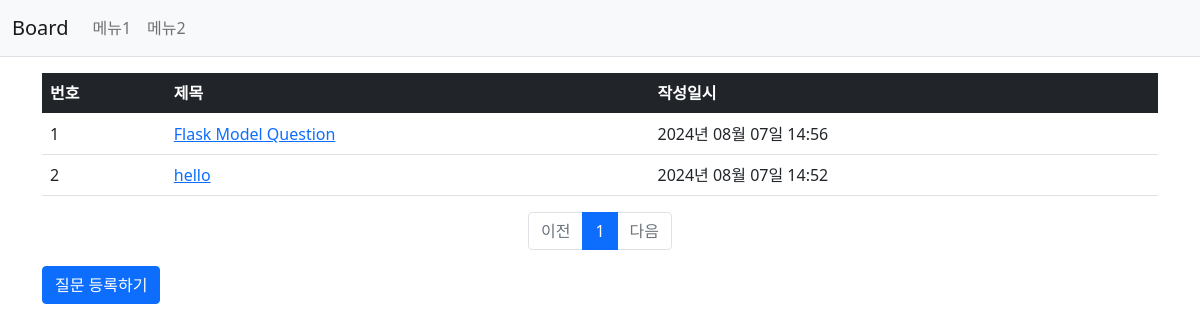
/question/list/, run on an earlier commit of the app's database.
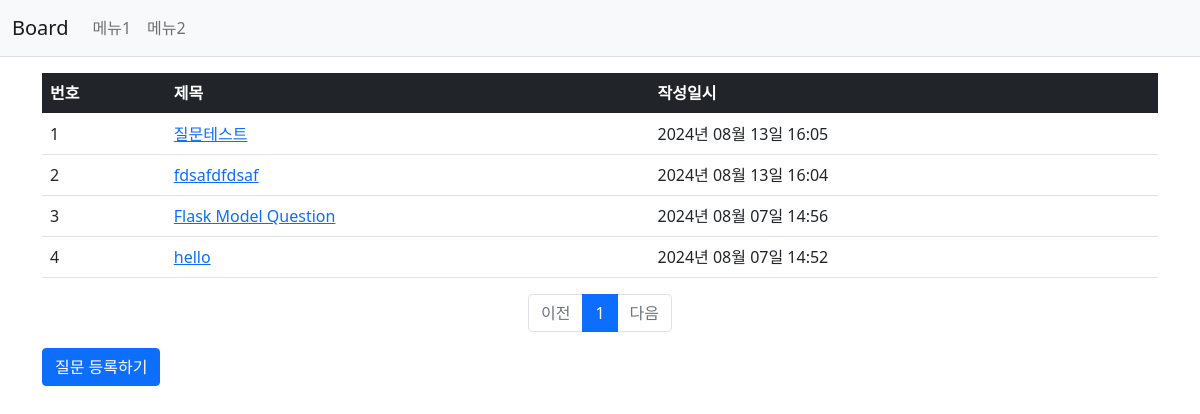
And on a later commit of the database.
### Board/models.py (models this page shows)
class Question(db.Model):
    id = db.Column(db.Integer, primary_key = True)
    subject = db.Column(db.String(200), nullable=False)
    content = db.Column(db.Text(), nullable=False)
    create_date = db.Column(db.DateTime(), nullable=False)
    modify_date = db.Column(db.DateTime(), nullable=True)

### Board/views/question_views.py (the view)
@bp.route('/list/')
def _list():
    page = request.args.get('page', type=int, default=1)
    question_list = Question.query.order_by(Question.create_date.desc())
    question_list = question_list.paginate(page=page, per_page=10)
    return render_template('question/question_list.html', question_list=question_list)

### Board/filter.py (called while the page is built)
def format_datetime(value, fmt='%Y년 %m월 %d일 %H:%M'):
    return value.strftime(fmt)

### Board/templates/question/question_list.html
{% extends 'base.html' %}
{% block content %}
<div class="container my-3">
    <table class="table">
        <thead>
            <tr class="table-dark">
                <th>번호</th>
                <th>제목</th>
                <th>작성일시</th>
            </tr>
        </thead>
        <tbody>
            {% if question_list %}
            {% for question in question_list.items %}
            <tr>
                <td>{{ loop.index }}</td>
                <td>
                    <a href="{{ url_for('question.detail', question_id=question.id) }}">{{ question.subject }}</a>
                </td>
                <td>{{ question.create_date|datetime }}</td>
            </tr>
            {% endfor %}
            {% else %}
            <tr>
                <td colspan="3">질문이 없습니다.</td>
            </tr>
            {% endif %}
        </tbody>
    </table>
        <ul class="pagination justify-content-center">
            {% if question_list.has_prev %}
            <li class="page-item">
                <a class="page-link" href="?page={{ question_list.prev_num }}">이전</a>
            </li>
            {% else %}
            <li class="page-item disabled">
                <a class="page-link" tabindex="-1" aria-disabled="true" href="javascript:void(0)">이전</a>
            </li>
            {% endif %}
            {% for page_num in question_list.iter_pages() %}
            {% if page_num %}
            {% if page_num != question_list.page %}
            <li class="page-item">
                <a class="page-link" href="?page={{ page_num }}">{{ page_num }}</a>
            </li>
            {% else %}
            <li class="page-item active" aria-current="page">
                <a class="page-link" href="javascript:void(0)">{{ page_num }}</a>
            </li>
            {% endif %}
            {% else %}
            <li class="disabled">
                <a class="page-link" href="javascript:void(0)">...</a>
            </li>
            {% endif %}
            {% endfor %}
            {% if question_list.has_next %}
            <li class="page-item">
                <a class="page-link" href="?page={{ question_list.next_num }}">다음</a>
            </li>
            {% else %}
            <li class="page-item disabled">
                <a class="page-link" tabindex="-1" aria-disabled="true" href="javascript:void(0)">다음</a>
            </li>
            {% endif %}
        </ul>
    <a href="{{ url_for('question.create') }}" class="btn btn-primary">질문 등록하기</a>
</div>
{% endblock %}

What changed in the data, as far as the page shows it:
added Question: subject "질문테스트", create_date "2024년 08월 13일 16:05"
added Question: subject "fdsafdfdsaf", create_date "2024년 08월 13일 16:04"
